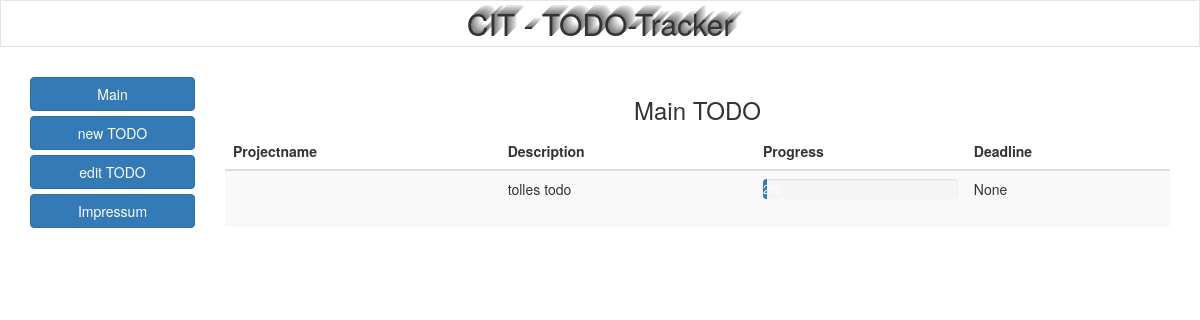
/, run on an earlier commit of the app's database.
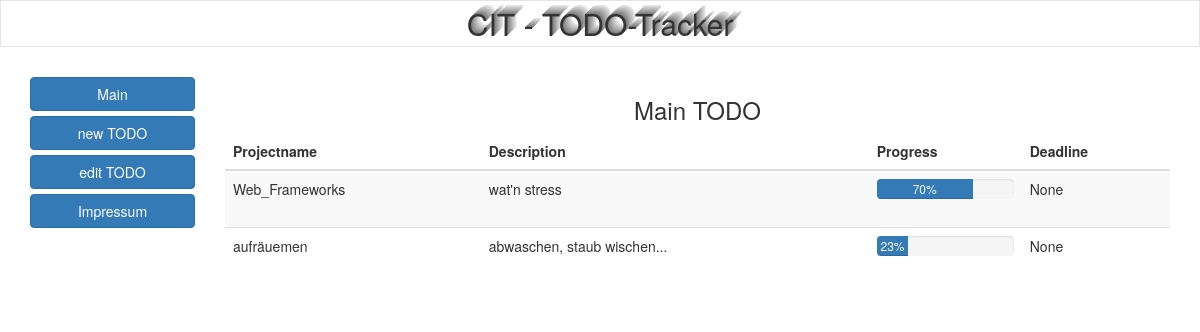
And on a later commit of the database.
### home/models.py (models this page shows)
class Todo(models.Model):
    projectname = models.CharField(max_length=100)
    description = models.TextField(max_length=500)
    progress = models.SmallIntegerField(default=0)
    deadline = models.DateField(blank=True, null=True)
    created_date = models.DateTimeField(default=timezone.now)

### home/views.py (the view)
# urls.py: url(r'^$', views.todo_list, name='todo_list'),
def todo_list(request):
    todos = Todo.objects.order_by('created_date')
    return render(request, 'index.html', {'todos': todos})

### templates/index.html (shortened to what this page needs)
<!DOCTYPE html>
<html lang="de">
  <head>
      {% load staticfiles %}
    <link href="{% static 'css/bootstrap.min.css' %}" rel="stylesheet">
    <link rel="stylesheet" type="text/css" href="{% static 'css/style.css' %}">
  </head>
  <body>
      <h2>CIT - TODO-Tracker</h2>
    <div class="container">
      <div class="row">
        <div class="col-md-2">
            {% load bootstrap3 %}
            {% buttons %}
            {% bootstrap_button "Main" button_type="link" icon="glyphicon glyphicon-menu-right" href="/" button_class="btn btn-primary btn-block" %}
            {% bootstrap_button "new TODO" button_type="link" icon="glyphicon glyphicon-menu-right" href="/create_todo" button_class="btn btn-primary btn-block" %}
            {% bootstrap_button "edit TODO" button_type="link" icon="glyphicon glyphicon-menu-right" href="/edit_todo" button_class="btn btn-primary btn-block" %}
            {% bootstrap_button "Impressum" button_type="link" icon="glyphicon glyphicon-menu-right" href="/impressum" button_class="btn btn-primary btn-block" %}
            {% endbuttons %}
        </div>
        <div class="tablecontainer">
        <div class="col-md-10">
          <h3>Main TODO</h3>
         <table class="table table-striped">
    <thead>
      <tr>
        <th>Projectname</th>
        <th>Description</th>
        <th>Progress</th>
        <th>Deadline</th>
      </tr>
    </thead>
    <tbody>
        <div class="tablecontent">
            {% for todo in todos %}
            <tr>
                <td>{{todo.projectname}}</td>
                <td>{{todo.description}}</td>
                <td>
                    <div class="progress">
                    <div class="progress-bar" role="progressbar" aria-valuenow={{todo.progress}}
                    aria-valuemin="0" aria-valuemax="100" style="width:{{todo.progress}}%">
                    <p> {{todo.progress}}% </p>
                    </div>
                    </div>
                </td>
                <td>{{todo.deadline}}</td>
            </tr>
        {% endfor %}
    </tbody>
  </table>
      </div>
      </div>
      </div>
    </div>
  </body>
</html>

### home/static/css/style.css (style rules this page uses)
h2 { text-align: center; border: 1px #e4e4e4 solid; font: bold; text-shadow: 1px -1px 0px hsla(0, 0%, 50%, 1), 2px -2px 0px hsla(0, 0%, 55%, 1), 3px -3px 0px hsla(0, 0%, 60%, 1), 4px -4px 0px hsla(0, 0%, 65%, 1), 5px -5px 0px hsla(0, 0%, 70%, 1), 6px -6px 0px hsla(0, 0%, 75%, 1), 7px -7px 0px hsla(0, 0%, 80%, 1), 8px -8px 0px hsla(0, 0%, 85%, 1), 9px -9px 0px hsla(0, 0%, 90%, 1); padding: .2em; margin: 0; }
h3 { text-align: center; bottom: 0px; }
.container { padding-top: 30px; }

What changed in the data, as far as the page shows it:
removed Todo: description "tolles todo", progress "2", deadline "None"
added Todo: projectname "Web_Frameworks", description "wat'n stress", progress "70", deadline "None"
added Todo: projectname "aufräuemen", description "abwaschen, staub wischen...", progress "23", deadline "None"
